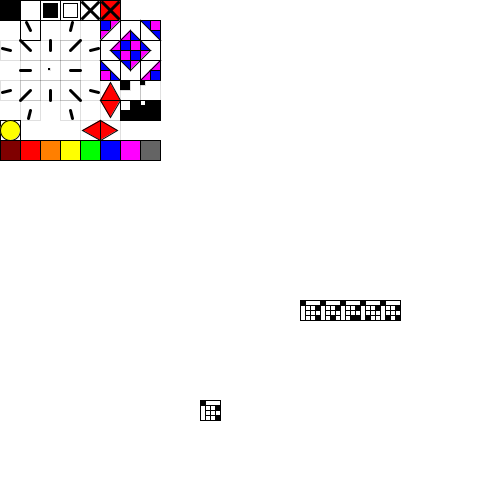
Frame 1 (no input)
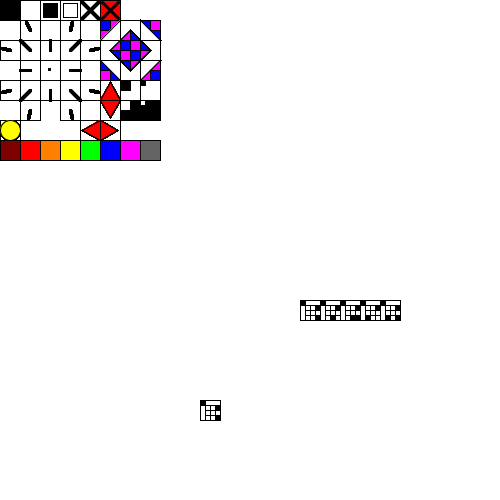
Frame 60 (the mouse pressed at the canvas centre just before this capture)
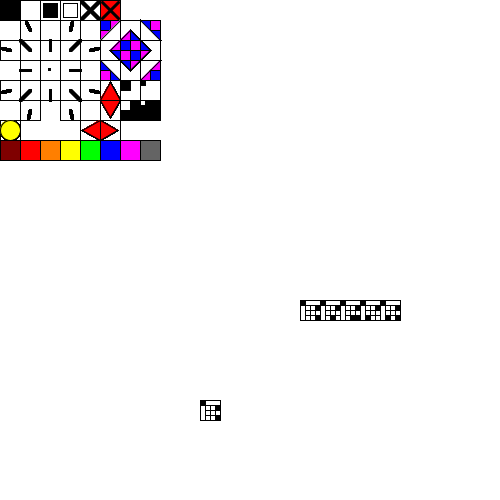
Frame 120 (the mouse held since frame 60 and released just before this capture)

The Processing sketch that drew these frames (run headless with seeded random() and noise(); from frame 60 on, the mouse is pressed at the canvas centre):

// Processing sketch: bruteforce_shapeCAD_oct31
// ── bruteforce_shapeCAD_oct31.pde

float side = 20;
float x = 20;
float y = 20;
float commandGlyphScale = 1;
float roctalScale = 1;
float roctalX = 300;
float roctalY = 300;
float drawZeroX = 0;
float drawZeroY = 150;
int roctalColumnNumber = 12;

int[] message = {0101,0102,0103,0104,0105};

void setup(){
  size(500,500);
  background(255);
}
void draw(){
  drawControlPanel();
  
  x = 300;
  y = 300;

  writeRoctalArray(message);
  x = 200;
  y = 400;
  writeRoctalCharacter(0101);
}


void writeRoctalArray(int[] localByteArray){
  for(int byteIndex = 0;byteIndex < localByteArray.length;byteIndex++){
     x = roctalX + (byteIndex%roctalColumnNumber)*roctalScale*side;
     y = roctalY + (byteIndex/roctalColumnNumber)*roctalScale*side;
     writeRoctalCharacter(localByteArray[byteIndex]);
  }
}

void writeRoctalCharacter(int localByte){
  noFill();
  stroke(0);
  strokeWeight(1);
  rect(x,y,roctalScale*side,roctalScale*side);
  fill(0);
  rect(x,y,0.25*roctalScale*side,0.25*roctalScale*side);
  for(int bitIndex = 0;bitIndex < 9;bitIndex++){
      if(((localByte >> (8-bitIndex))&1) == 1){
        fill(0);
      }
      else{
        fill(255);
      }
  rect(x + 0.25*roctalScale*side*(1 + bitIndex%3),y + 0.25*roctalScale*side*(1 + bitIndex/3),0.25*roctalScale*side,0.25*roctalScale*side);
  }
    
}

void writeGlyphArray(int[] localByteArray){

}

void displayGlyph(int[] localByteArray){
  
}

void drawCommandGlyph(int localByte){
    switch(localByte){
    case 0300:
      setBlack_drawCommandGlyph();
      break;
    case 0301:
      setWhite_drawCommandGlyph();
      break;
    case 0302:
      fillIn_drawCommandGlyph();
      break;
    case 0303:
      outline_drawCommandGlyph();
      break;
    case 0304:
      deleteCommand_drawCommandGlyph();
      break;
    case 0305:
      deleteWholeGlyph_drawCommandGlyph();
      break;
    case 0306:
      break;
    case 0307:
      break;
    case 0310:
      break;
    case 0311:
      moveNorthNorthWest_drawCommandGlyph();
      break;
    case 0312:
      break;
    case 0313:
      moveNorthNorthEast_drawCommandGlyph();
      break;
    case 0314:
      break;
    case 0315:
      northWestHalfSquare_drawCommandGlyph();
      break;
    case 0316:
      southernQuarterSquare_drawCommandGlyph();
      break;
    case 0317:
      northEastHalfSquare_drawCommandGlyph();
      break;
    case 0320:
      moveWestNorthWest_drawCommandGlyph();
      break;
    case 0321:
      moveNorthWest_drawCommandGlyph();
      break;
    case 0322:
      moveNorth_drawCommandGlyph();
      break;
    case 0323:
      moveNorthEast_drawCommandGlyph();
      break;
    case 0324:
      moveEastNorthEast_drawCommandGlyph();
      break;
    case 0325:
      easternQuarterSquare_drawCommandGlyph();
      break;
    case 0326:
      wholeSquare_drawCommandGlyph();
      break;
    case 0327:
      westernQuarterSquare_drawCommandGlyph();
      break;
    case 0330:
      break;
    case 0331:
      moveWest_drawCommandGlyph();
      break;
    case 0332:
      restartPosition_drawCommandGlyph();
      break;
    case 0333:
      moveEast_drawCommandGlyph();
      break;
    case 0334:
      break;
    case 0335:
      southWestHalfSquare_drawCommandGlyph();
      break;
    case 0336:
      northernQuarterSquare_drawCommandGlyph();
      break;
    case 0337:
      southEastHalfSquare_drawCommandGlyph();
      break;
    case 0340:
      break;
    case 0341:
      break;
    case 0342:
      break;
    case 0343:
      break;
    case 0344:
      break;
    case 0345:
      break;
    case 0346:
      break;
    case 0347:
      break;
    case 0350:
      break;
    case 0351:
      break;
    case 0352:
      break;
    case 0353:
      break;
    case 0354:
      break;
    case 0355:
      break;
    case 0356:
      break;
    case 0357:
      break;
    case 0360:
      break;
    case 0361:
      break;
    case 0362:
      break;
    case 0363:
      break;
    case 0364:
      break;
    case 0365:
      break;
    case 0366:
      break;
    case 0367:
      break;
    case 0370:
      break;
    case 0371:
      break;
    case 0372:
      break;
    case 0373:
      break;
    case 0374:
      break;
    case 0375:
      break;
    case 0376:
      break;
    case 0377:
      break;
  }
}
  
void doTheThing(int localByte){
  switch(localByte){
    case 0300:
      break;
    case 0301:
      break;
    case 0302:
      break;
    case 0303:
      break;
    case 0304:
      break;
    case 0305:
      break;
    case 0306:
      break;
    case 0307:
      break;
    case 0310:
      break;
    case 0311:
      break;
    case 0312:
      break;
    case 0313:
      break;
    case 0314:
      break;
    case 0315:
      break;
    case 0316:
      break;
    case 0317:
      break;
    case 0320:
      break;
    case 0321:
      break;
    case 0322:
      break;
    case 0323:
      break;
    case 0324:
      break;
    case 0325:
      break;
    case 0326:
      break;
    case 0327:
      break;
    case 0330:
      break;
    case 0331:
      break;
    case 0332:
      break;
    case 0333:
      break;
    case 0334:
      break;
    case 0335:
      break;
    case 0336:
      break;
    case 0337:
      break;
    case 0340:
      break;
    case 0341:
      break;
    case 0342:
      break;
    case 0343:
      break;
    case 0344:
      break;
    case 0345:
      break;
    case 0346:
      break;
    case 0347:
      break;
    case 0350:
      break;
    case 0351:
      break;
    case 0352:
      break;
    case 0353:
      break;
    case 0354:
      break;
    case 0355:
      break;
    case 0356:
      break;
    case 0357:
      break;
    case 0360:
      break;
    case 0361:
      break;
    case 0362:
      break;
    case 0363:
      break;
    case 0364:
      break;
    case 0365:
      break;
    case 0366:
      break;
    case 0367:
      break;
    case 0370:
      break;
    case 0371:
      break;
    case 0372:
      break;
    case 0373:
      break;
    case 0374:
      break;
    case 0375:
      break;
    case 0376:
      break;
    case 0377:
      break;
  }
}

void drawControlPanel(){
 x=0;
 y=0;
 setBlack_drawCommandGlyph();
 x += commandGlyphScale*side;
 setWhite_drawCommandGlyph();
 x += commandGlyphScale*side;
 fillIn_drawCommandGlyph();
 x += commandGlyphScale*side;
 outline_drawCommandGlyph();
 x += commandGlyphScale*side;
 deleteCommand_drawCommandGlyph();
 x += commandGlyphScale*side;
 deleteWholeGlyph_drawCommandGlyph();
 y += commandGlyphScale*side;
 x -= 4*commandGlyphScale*side;
 moveNorthNorthWest_drawCommandGlyph();
 x += 2*commandGlyphScale*side;
 moveNorthNorthEast_drawCommandGlyph();
 x += 2*commandGlyphScale*side;
 northWestHalfSquare_drawCommandGlyph();
 x += commandGlyphScale*side;
 southernQuarterSquare_drawCommandGlyph();
 x += commandGlyphScale*side; 
 northEastHalfSquare_drawCommandGlyph();
 y += commandGlyphScale*side; 
 x=0;
 moveWestNorthWest_drawCommandGlyph();
 x += commandGlyphScale*side; 
 moveNorthWest_drawCommandGlyph();
 x += commandGlyphScale*side; 
 moveNorth_drawCommandGlyph();
 x += commandGlyphScale*side; 
 moveNorthEast_drawCommandGlyph();
 x += commandGlyphScale*side;  
 moveEastNorthEast_drawCommandGlyph();
 x += commandGlyphScale*side;  
 easternQuarterSquare_drawCommandGlyph();
 x += commandGlyphScale*side;  
 wholeSquare_drawCommandGlyph();
 x += commandGlyphScale*side;  
 westernQuarterSquare_drawCommandGlyph();
 y += commandGlyphScale*side; 
 x = commandGlyphScale*side;  
 moveWest_drawCommandGlyph();
 x += commandGlyphScale*side;  
 restartPosition_drawCommandGlyph();
 x += commandGlyphScale*side;  
 moveEast_drawCommandGlyph();
 x += 2*commandGlyphScale*side;  
 southWestHalfSquare_drawCommandGlyph(); 
 x += commandGlyphScale*side;   
 northernQuarterSquare_drawCommandGlyph();
 x += commandGlyphScale*side;    
 southEastHalfSquare_drawCommandGlyph();
 x = 0;    
 y += commandGlyphScale*side;    
 moveWestSouthWest_drawCommandGlyph();
 x += commandGlyphScale*side; 
 moveSouthWest_drawCommandGlyph();
 x += commandGlyphScale*side; 
 moveSouth_drawCommandGlyph();
 x += commandGlyphScale*side; 
 moveSouthEast_drawCommandGlyph();
 x += commandGlyphScale*side;  
 moveEastSouthEast_drawCommandGlyph();
 x += commandGlyphScale*side;   
 pointNorthEquilateralTriangle_drawCommandGlyph();
 x += commandGlyphScale*side;   
 twoXZoomIn_drawCommandGlyph();
 x += commandGlyphScale*side;   
 fourXZoomIn_drawCommandGlyph();
 x = commandGlyphScale*side;   
 y += commandGlyphScale*side;   
 moveSouthSouthWest_drawCommandGlyph();
 x += 2*commandGlyphScale*side;   
 moveSouthSouthEast_drawCommandGlyph();
 x += 2*commandGlyphScale*side;   
 pointSouthEquilateralTriangle_drawCommandGlyph();
 x += commandGlyphScale*side;   
 twoXZoomOut_drawCommandGlyph();
 x += commandGlyphScale*side;   
 fourXZoomOut_drawCommandGlyph();
 x=0;
 y += commandGlyphScale*side;   
 fullCircle_drawCommandGlyph();
 x += 4*commandGlyphScale*side;   
 pointWestEquilateralTriangle_drawCommandGlyph();
 x += commandGlyphScale*side;   
 pointEastEquilateralTriangle_drawCommandGlyph();
 x=0;
 y += commandGlyphScale*side; 
 setBrown_drawCommandGlyph();  
 x += commandGlyphScale*side;
 setRed_drawCommandGlyph(); 
 x += commandGlyphScale*side;
 setOrange_drawCommandGlyph(); 
 x += commandGlyphScale*side;
 setYellow_drawCommandGlyph(); 
 x += commandGlyphScale*side;
 setGreen_drawCommandGlyph(); 
 x += commandGlyphScale*side;
 setBlue_drawCommandGlyph(); 
 x += commandGlyphScale*side;
 setViolet_drawCommandGlyph(); 
 x += commandGlyphScale*side;
 setGrey_drawCommandGlyph(); 

}

void setBlack_drawCommandGlyph(){
  fill(0);
  rect(x,y,commandGlyphScale*side,commandGlyphScale*side);
}

void setWhite_drawCommandGlyph(){
  stroke(1);
  fill(255);
  rect(x,y,commandGlyphScale*side,commandGlyphScale*side);
}

void fillIn_drawCommandGlyph(){
   strokeWeight(1);
   noFill();
   rect(x,y,commandGlyphScale*side,commandGlyphScale*side);
   fill(0);
   rect(x+0.15*commandGlyphScale*side,y+0.15*commandGlyphScale*side,0.7*commandGlyphScale*side,0.7*commandGlyphScale*side);
}

void outline_drawCommandGlyph(){
   strokeWeight(1);
   noFill();
   rect(x,y,commandGlyphScale*side,commandGlyphScale*side);
   rect(x+0.15*commandGlyphScale*side,y+0.15*commandGlyphScale*side,0.7*commandGlyphScale*side,0.7*commandGlyphScale*side);
}

void deleteCommand_drawCommandGlyph(){
   strokeWeight(1);
   noFill();
   rect(x,y,commandGlyphScale*side,commandGlyphScale*side);
    strokeWeight(3);
    line(x + 0.1*commandGlyphScale*side,y + 0.1*commandGlyphScale*side,x + 0.9*commandGlyphScale*side,y + 0.9*commandGlyphScale*side); 
    line(x + 0.1*commandGlyphScale*side,y + 0.9*commandGlyphScale*side,x + 0.9*commandGlyphScale*side,y + 0.1*commandGlyphScale*side); 
    strokeWeight(1);
}

void deleteWholeGlyph_drawCommandGlyph(){
   strokeWeight(1);
   fill(color(255,0,0));
   rect(x,y,commandGlyphScale*side,commandGlyphScale*side);
    strokeWeight(3);
    line(x + 0.1*commandGlyphScale*side,y + 0.1*commandGlyphScale*side,x + 0.9*commandGlyphScale*side,y + 0.9*commandGlyphScale*side); 
    line(x + 0.1*commandGlyphScale*side,y + 0.9*commandGlyphScale*side,x + 0.9*commandGlyphScale*side,y + 0.1*commandGlyphScale*side); 
    strokeWeight(1);
}


void moveNorthNorthWest_drawCommandGlyph(){
  noFill();
  stroke(0);
  rect(x,y,commandGlyphScale*side,commandGlyphScale*side);
  strokeWeight(3);
  line(x + commandGlyphScale*0.5*side,y + commandGlyphScale*0.5*side,x + commandGlyphScale*0.3*side,y + commandGlyphScale*0.1*side);
  
}

void moveNorthNorthEast_drawCommandGlyph(){
  noFill();
  strokeWeight(0);
  rect(x,y,commandGlyphScale*side,commandGlyphScale*side);
  strokeWeight(3);
  line(x + commandGlyphScale*0.5*side,y + commandGlyphScale*0.5*side,x + commandGlyphScale*0.6*side,y + commandGlyphScale*0.1*side);
}

void northWestHalfSquare_drawCommandGlyph(){
   strokeWeight(1);
   fill(color(0,0,255));
   rect(x,y,0.5*commandGlyphScale*side,0.5*commandGlyphScale*side);
   fill(color(255,0,255));
   rect(x+0.5*commandGlyphScale*side,y,0.5*commandGlyphScale*side,0.5*commandGlyphScale*side);
   rect(x,y+0.5*commandGlyphScale*side,0.5*commandGlyphScale*side,0.5*commandGlyphScale*side);
   fill(255);
   triangle(x + commandGlyphScale*side,y,x,y + commandGlyphScale*side,x + commandGlyphScale*side,y + commandGlyphScale*side);
}

void southernQuarterSquare_drawCommandGlyph(){
   strokeWeight(1);
   noFill();
   rect(x,y,commandGlyphScale*side,commandGlyphScale*side);
   fill(color(255,0,255));
   triangle(x,y + commandGlyphScale*side,x + 0.5*commandGlyphScale*side,y + 0.5*commandGlyphScale*side,x + 0.5*commandGlyphScale*side,y+ commandGlyphScale*side);  
   fill(color(0,0,255));
   triangle(x + commandGlyphScale*side,y + commandGlyphScale*side,x + 0.5*commandGlyphScale*side,y + 0.5*commandGlyphScale*side,x + 0.5*commandGlyphScale*side,y+ commandGlyphScale*side);
  
}

void northEastHalfSquare_drawCommandGlyph(){
   strokeWeight(1);
   fill(color(0,0,255));
   rect(x,y,0.5*commandGlyphScale*side,0.5*commandGlyphScale*side);
   rect(x+0.5*commandGlyphScale*side,y+0.5*commandGlyphScale*side,0.5*commandGlyphScale*side,0.5*commandGlyphScale*side);
   fill(color(255,0,255));
   rect(x+0.5*commandGlyphScale*side,y,0.5*commandGlyphScale*side,0.5*commandGlyphScale*side);
   rect(x,y+0.5*commandGlyphScale*side,0.5*commandGlyphScale*side,0.5*commandGlyphScale*side);
   fill(255);
   triangle(x,y,x,y + commandGlyphScale*side,x + commandGlyphScale*side,y + commandGlyphScale*side);
}


void moveWestNorthWest_drawCommandGlyph(){
  noFill();
  strokeWeight(0);
  rect(x,y,commandGlyphScale*side,commandGlyphScale*side);
  strokeWeight(3);
  line(x + commandGlyphScale*0.5*side,y + commandGlyphScale*0.5*side,x + commandGlyphScale*0.1*side,y + commandGlyphScale*0.4*side);
}

void moveNorthWest_drawCommandGlyph(){
 noFill();
  strokeWeight(0);
  rect(x,y,commandGlyphScale*side,commandGlyphScale*side);
  strokeWeight(3);
  line(x + commandGlyphScale*0.5*side,y + commandGlyphScale*0.5*side,x,y);  
}

void moveNorth_drawCommandGlyph(){
 noFill();
  strokeWeight(0);
  rect(x,y,commandGlyphScale*side,commandGlyphScale*side);
  strokeWeight(3);
  line(x + commandGlyphScale*0.5*side,y + commandGlyphScale*0.5*side,x + 0.5*commandGlyphScale*side,y);  
}

void moveNorthEast_drawCommandGlyph(){
  noFill();
  strokeWeight(0);
  rect(x,y,commandGlyphScale*side,commandGlyphScale*side);
  strokeWeight(3);
  line(x + commandGlyphScale*0.5*side,y + commandGlyphScale*0.5*side,x + commandGlyphScale*side,y);  
}

void moveEastNorthEast_drawCommandGlyph(){
  noFill();
  strokeWeight(0);
  rect(x,y,commandGlyphScale*side,commandGlyphScale*side);
  strokeWeight(3);
  line(x + commandGlyphScale*0.5*side,y + commandGlyphScale*0.5*side,x + commandGlyphScale*0.9*side,y + commandGlyphScale*0.4*side);   
}

void easternQuarterSquare_drawCommandGlyph(){
   strokeWeight(1);
   noFill();
   rect(x,y,commandGlyphScale*side,commandGlyphScale*side);
   fill(color(255,0,255));
   triangle(x + commandGlyphScale*side,y,x + 0.5*commandGlyphScale*side,y + 0.5*commandGlyphScale*side,x + commandGlyphScale*side,y+ 0.5*commandGlyphScale*side);  
   fill(color(0,0,255));
   triangle(x + commandGlyphScale*side,y + commandGlyphScale*side,x + 0.5*commandGlyphScale*side,y + 0.5*commandGlyphScale*side,x + commandGlyphScale*side,y + 0.5*commandGlyphScale*side);

}

void wholeSquare_drawCommandGlyph(){
   strokeWeight(1);
   fill(color(0,0,255));
   rect(x,y,0.5*commandGlyphScale*side,0.5*commandGlyphScale*side);
   rect(x+0.5*commandGlyphScale*side,y+0.5*commandGlyphScale*side,0.5*commandGlyphScale*side,0.5*commandGlyphScale*side);
   fill(color(255,0,255));
   rect(x+0.5*commandGlyphScale*side,y,0.5*commandGlyphScale*side,0.5*commandGlyphScale*side);
   rect(x,y+0.5*commandGlyphScale*side,0.5*commandGlyphScale*side,0.5*commandGlyphScale*side);
}

void westernQuarterSquare_drawCommandGlyph(){
   strokeWeight(1);
   noFill();
   rect(x,y,commandGlyphScale*side,commandGlyphScale*side);
   fill(color(0,0,255));
   triangle(x,y,x + 0.5*commandGlyphScale*side,y + 0.5*commandGlyphScale*side,x,y+ 0.5*commandGlyphScale*side);  
   fill(color(255,0,255));
   triangle(x,y + commandGlyphScale*side,x + 0.5*commandGlyphScale*side,y + 0.5*commandGlyphScale*side,x,y + 0.5*commandGlyphScale*side);
}

void moveWest_drawCommandGlyph(){
  noFill();
  strokeWeight(0);
  rect(x,y,commandGlyphScale*side,commandGlyphScale*side);
  strokeWeight(3);
  line(x + commandGlyphScale*0.5*side,y + commandGlyphScale*0.5*side,x,y + 0.5*commandGlyphScale*side);  
}

void restartPosition_drawCommandGlyph(){
   noFill();
  strokeWeight(0);
  rect(x,y,commandGlyphScale*side,commandGlyphScale*side);
  fill(0);
  rect(x + 0.4*commandGlyphScale*side,y + 0.4*commandGlyphScale*side,0.1*commandGlyphScale*side,0.1*commandGlyphScale*side);
  
}

void moveEast_drawCommandGlyph(){
  noFill();
  strokeWeight(0);
  rect(x,y,commandGlyphScale*side,commandGlyphScale*side);
  strokeWeight(3);
  line(x + commandGlyphScale*0.5*side,y + commandGlyphScale*0.5*side,x + commandGlyphScale*side,y + 0.5*commandGlyphScale*side);  
}

void southWestHalfSquare_drawCommandGlyph(){
   strokeWeight(1);
   fill(color(0,0,255));
   rect(x,y,0.5*commandGlyphScale*side,0.5*commandGlyphScale*side);
   rect(x+0.5*commandGlyphScale*side,y+0.5*commandGlyphScale*side,0.5*commandGlyphScale*side,0.5*commandGlyphScale*side);
   fill(color(255,0,255));
   rect(x+0.5*commandGlyphScale*side,y,0.5*commandGlyphScale*side,0.5*commandGlyphScale*side);
   rect(x,y+0.5*commandGlyphScale*side,0.5*commandGlyphScale*side,0.5*commandGlyphScale*side);
   fill(255);
   triangle(x,y,x + commandGlyphScale*side,y,x + commandGlyphScale*side,y + commandGlyphScale*side);
}

void northernQuarterSquare_drawCommandGlyph(){
   strokeWeight(1);
   noFill();
   rect(x,y,commandGlyphScale*side,commandGlyphScale*side);
   fill(color(0,0,255));
   triangle(x,y,x + 0.5*commandGlyphScale*side,y + 0.5*commandGlyphScale*side,x + 0.5*commandGlyphScale*side,y);  
   fill(color(255,0,255));
   triangle(x + commandGlyphScale*side,y,x + 0.5*commandGlyphScale*side,y + 0.5*commandGlyphScale*side,x + 0.5*commandGlyphScale*side,y);  
}

void southEastHalfSquare_drawCommandGlyph(){
   strokeWeight(1);
   fill(color(0,0,255));
   rect(x,y,0.5*commandGlyphScale*side,0.5*commandGlyphScale*side);
   rect(x+0.5*commandGlyphScale*side,y+0.5*commandGlyphScale*side,0.5*commandGlyphScale*side,0.5*commandGlyphScale*side);
   fill(color(255,0,255));
   rect(x+0.5*commandGlyphScale*side,y,0.5*commandGlyphScale*side,0.5*commandGlyphScale*side);
   rect(x,y+0.5*commandGlyphScale*side,0.5*commandGlyphScale*side,0.5*commandGlyphScale*side);
   fill(255);
   triangle(x,y,x + commandGlyphScale*side,y,x,y + commandGlyphScale*side);
}

void moveWestSouthWest_drawCommandGlyph(){
  noFill();
  strokeWeight(0);
  rect(x,y,commandGlyphScale*side,commandGlyphScale*side);
  strokeWeight(3);
  line(x + commandGlyphScale*0.5*side,y + commandGlyphScale*0.5*side,x + commandGlyphScale*0.1*side,y + commandGlyphScale*0.6*side);
}

void moveSouthWest_drawCommandGlyph(){
 noFill();
  strokeWeight(0);
  rect(x,y,commandGlyphScale*side,commandGlyphScale*side);
  strokeWeight(3);
  line(x + commandGlyphScale*0.5*side,y + commandGlyphScale*0.5*side,x,y + commandGlyphScale*side);  
}

void moveSouth_drawCommandGlyph(){
 noFill();
  strokeWeight(0);
  rect(x,y,commandGlyphScale*side,commandGlyphScale*side);
  strokeWeight(3);
  line(x + commandGlyphScale*0.5*side,y + commandGlyphScale*0.5*side,x + 0.5*commandGlyphScale*side,y + commandGlyphScale*side);  
}

void moveSouthEast_drawCommandGlyph(){
  noFill();
  strokeWeight(0);
  rect(x,y,commandGlyphScale*side,commandGlyphScale*side);
  strokeWeight(3);
  line(x + commandGlyphScale*0.5*side,y + commandGlyphScale*0.5*side,x + commandGlyphScale*side,y + commandGlyphScale*side);  
}

void moveEastSouthEast_drawCommandGlyph(){
  noFill();
  strokeWeight(0);
  rect(x,y,commandGlyphScale*side,commandGlyphScale*side);
  strokeWeight(3);
  line(x + commandGlyphScale*0.5*side,y + commandGlyphScale*0.5*side,x + commandGlyphScale*0.9*side,y + commandGlyphScale*0.6*side);   
}

void pointNorthEquilateralTriangle_drawCommandGlyph(){
 strokeWeight(1);
 stroke(0);
 fill(color(255,0,0));
 triangle(x,y + commandGlyphScale*side,x + 0.5*commandGlyphScale*side,y + commandGlyphScale*side*(1-sin((2*PI)/6)),x + commandGlyphScale*side,y + commandGlyphScale*side);
}

void twoXZoomIn_drawCommandGlyph(){
  noFill();
  strokeWeight(0);
  rect(x,y,commandGlyphScale*side,commandGlyphScale*side);
  fill(0);
  rect(x,y,0.5*commandGlyphScale*side,0.5*commandGlyphScale*side);
}

void fourXZoomIn_drawCommandGlyph(){
  noFill();
  strokeWeight(0);
  rect(x,y,commandGlyphScale*side,commandGlyphScale*side);
  fill(0);
  rect(x,y,0.25*commandGlyphScale*side,0.25*commandGlyphScale*side);
}

void moveSouthSouthWest_drawCommandGlyph(){
  noFill();
  strokeWeight(0);
  rect(x,y,commandGlyphScale*side,commandGlyphScale*side);
  strokeWeight(3);
  line(x + commandGlyphScale*0.5*side,y + commandGlyphScale*0.5*side,x + commandGlyphScale*0.4*side,y + commandGlyphScale*0.9*side);  
}

void moveSouthSouthEast_drawCommandGlyph(){
  noFill();
  strokeWeight(0);
  rect(x,y,commandGlyphScale*side,commandGlyphScale*side);
  strokeWeight(3);
  line(x + commandGlyphScale*0.5*side,y + commandGlyphScale*0.5*side,x + commandGlyphScale*0.6*side,y + commandGlyphScale*0.9*side);  
}

void pointSouthEquilateralTriangle_drawCommandGlyph(){
  noFill();
  strokeWeight(0);
  rect(x,y,commandGlyphScale*side,commandGlyphScale*side);
  strokeWeight(1);
 stroke(0);
 fill(color(255,0,0));
 triangle(x,y,x + 0.5*commandGlyphScale*side,y + commandGlyphScale*side*(sin((2*PI)/6)),x + commandGlyphScale*side,y);
}

void twoXZoomOut_drawCommandGlyph(){
  fill(0);
  rect(x,y,commandGlyphScale*side,commandGlyphScale*side);
  fill(255);
  rect(x,y,0.5*commandGlyphScale*side,0.5*commandGlyphScale*side);    
}


void fourXZoomOut_drawCommandGlyph(){
  fill(0);
  rect(x,y,commandGlyphScale*side,commandGlyphScale*side);
  fill(255);
  rect(x,y,0.25*commandGlyphScale*side,0.25*commandGlyphScale*side);    
}

void fullCircle_drawCommandGlyph(){
  strokeWeight(1);
  stroke(0);
  noFill();
  rect(x,y,commandGlyphScale*side,commandGlyphScale*side);
  fill(color(255,255,0));
  ellipse(x + 0.5*commandGlyphScale*side,y + 0.5*commandGlyphScale*side,commandGlyphScale*side,commandGlyphScale*side); 
}


void pointWestEquilateralTriangle_drawCommandGlyph(){
  noFill();
  strokeWeight(0);
  rect(x,y,commandGlyphScale*side,commandGlyphScale*side);
  strokeWeight(1);
 stroke(0);
 fill(color(255,0,0));
 triangle(x+commandGlyphScale*side*(1-sin((2*PI)/6)),y + 0.5*commandGlyphScale*side,x + commandGlyphScale*side,y,x + commandGlyphScale*side,y + commandGlyphScale*side);  
}

void pointEastEquilateralTriangle_drawCommandGlyph(){
 noFill();
 strokeWeight(0);
 rect(x,y,commandGlyphScale*side,commandGlyphScale*side);
 strokeWeight(1);
 stroke(0);
 fill(color(255,0,0));
 triangle(x+commandGlyphScale*side*(sin((2*PI)/6)),y + 0.5*commandGlyphScale*side,x,y,x,y + commandGlyphScale*side);  
}


void setBrown_drawCommandGlyph(){
 noFill();
 rect(x,y,commandGlyphScale*side,commandGlyphScale*side);
 strokeWeight(1);
 stroke(0);
 fill(color(127,0,0));
 rect(x,y,commandGlyphScale*side,commandGlyphScale*side);    
}

void setRed_drawCommandGlyph(){
 noFill();
 rect(x,y,commandGlyphScale*side,commandGlyphScale*side);
 strokeWeight(1);
 stroke(0);
 fill(color(255,0,0));
 rect(x,y,commandGlyphScale*side,commandGlyphScale*side);    
}

void setOrange_drawCommandGlyph(){
 noFill();
 rect(x,y,commandGlyphScale*side,commandGlyphScale*side);
 strokeWeight(1);
 stroke(0);
 fill(color(255,127,0));
 rect(x,y,commandGlyphScale*side,commandGlyphScale*side);    
}

void setYellow_drawCommandGlyph(){
 noFill();
 rect(x,y,commandGlyphScale*side,commandGlyphScale*side);
 strokeWeight(1);
 stroke(0);
 fill(color(255,255,0));
 rect(x,y,commandGlyphScale*side,commandGlyphScale*side);    
}

void setGreen_drawCommandGlyph(){
 noFill();
 rect(x,y,commandGlyphScale*side,commandGlyphScale*side);
 strokeWeight(1);
 stroke(0);
 fill(color(0,255,0));
 rect(x,y,commandGlyphScale*side,commandGlyphScale*side);    
}

void setBlue_drawCommandGlyph(){
 noFill();
 rect(x,y,commandGlyphScale*side,commandGlyphScale*side);
 strokeWeight(1);
 stroke(0);
 fill(color(0,0,255));
 rect(x,y,commandGlyphScale*side,commandGlyphScale*side);    
}

void setViolet_drawCommandGlyph(){
 noFill();
 rect(x,y,commandGlyphScale*side,commandGlyphScale*side);
 strokeWeight(1);
 stroke(0);
 fill(color(255,0,255));
 rect(x,y,commandGlyphScale*side,commandGlyphScale*side);    
}

void setGrey_drawCommandGlyph(){
 noFill();
 rect(x,y,commandGlyphScale*side,commandGlyphScale*side);
 strokeWeight(1);
 stroke(0);
 fill(100);
 rect(x,y,commandGlyphScale*side,commandGlyphScale*side);    
}
